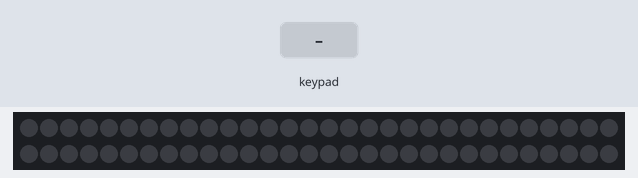
Bench run of a sketch on a simulated Arduino Leonardo, built with avr-gcc and run on an emulated ATmega32U4. On the bench: 60 RGB LEDs in strip order, left to right, continuing on the next row. Inputs (shaded band) come from the test bench. Dim RGB values are drawn brighter than linear; what the sketch prints to the serial monitor is not drawn.

Above: at 1.2 s.
1.3 s: key '0' pressed
At 1.52 s:
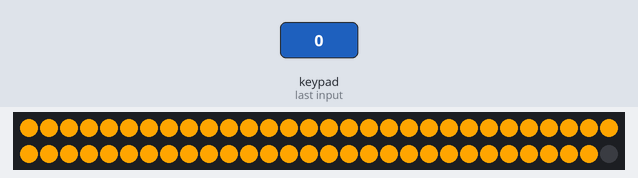
3.0 s: keypad keys 1 2 pressed 0.4 s apart
At 3.22 s:
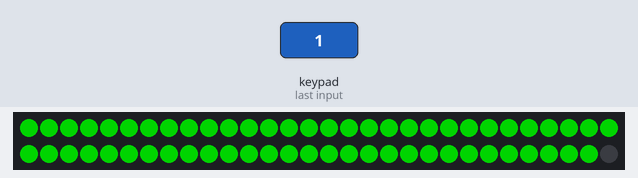
5.3 s: key '3' pressed
At 5.52 s:
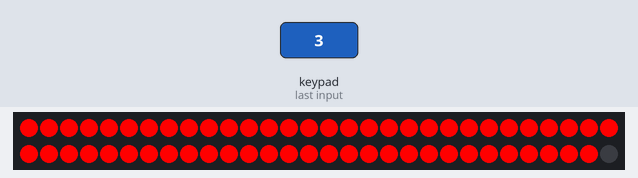
7.0 s: keypad keys 2 5 pressed 0.4 s apart
At 7.22 s:
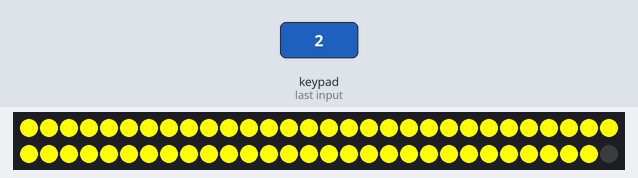
10.8 s: keypad keys 1 2 A pressed 0.4 s apart
Timing chart, 0 to 13.8 s (numbered marks = the images above; inputs shaded):
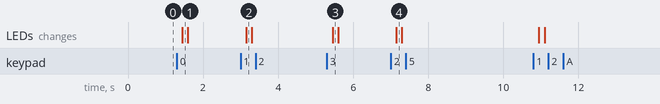

The sketch:

fruit_light.ino
```cpp
#include <Wire.h>
#include <FastLED.h>
#include "Adafruit_MPR121.h"

#ifndef _BV
#define _BV(bit) (1 << (bit))
#endif

#define LED_PIN 4
#define NUM_LEDS 60

CRGB leds[NUM_LEDS];
// You can have up to 4 on one i2c bus but one is enough for testing!
Adafruit_MPR121 cap = Adafruit_MPR121();

// Keeps track of the last pins touched
// so we know when buttons are 'released'
uint16_t lasttouched = 0;
uint16_t currtouched = 0;

void setup() {
  Serial.begin(9600);
  FastLED.addLeds<WS2812B, LED_PIN, GRB>(leds, NUM_LEDS);
  pinMode(5,INPUT);
  pinMode(4,OUTPUT);
  while (!Serial) { // needed to keep leonardo/micro from starting too fast!
    delay(10);
  }

  Serial.println("Adafruit MPR121 Capacitive Touch sensor test");

  // Default address is 0x5A, if tied to 3.3V its 0x5B
  // If tied to SDA its 0x5C and if SCL then 0x5D
  if (!cap.begin(0x5A)) {
    Serial.println("MPR121 not found, check wiring?");
    while (1);
  }
  Serial.println("MPR121 found!");
}

void loop() {
  // Get the currently touched pads
  currtouched = cap.touched();

  for (uint8_t i=0; i<12; i++) {
    // it if *is* touched and *wasnt* touched before, alert!
    if ((currtouched & _BV(i)) && !(lasttouched & _BV(i)) ) {
      Serial.write(i);
      Serial.print(i); Serial.println(" touched");
      digitalWrite(2,HIGH);
      if(i == 0){
          //orange
        for(int i=0;i<=58;i++){
            leds[i] = CRGB::Orange;
            FastLED.show();
            //delay(40);
          }
      }
      //green apple
      if(i == 1){
        for(int i=0;i<=58;i++){
            leds[i] = CRGB::Green;
            FastLED.show();
            //delay(40);
          }
      }
      //banana
      if(i == 2){
        for(int i=0;i<=58;i++){
            leds[i] = CRGB::Yellow;
            FastLED.show();
            //delay(40);
          }
      }
      //red apple
      if(i == 3){
        for(int i=0;i<=58;i++){
            leds[i] = CRGB::Red;
            FastLED.show();
            //delay(40);
          }
      }

    }
    // if it *was* touched and now *isnt*, alert!
    if (!(currtouched & _BV(i)) && (lasttouched & _BV(i)) ) {
      Serial.print(i); Serial.println(" released");
      for(int i=0;i<=58;i++){
            leds[i] = CRGB::Black;
            FastLED.show();
            //delay(40);
      }
    }
  }

  // reset our state
  lasttouched = currtouched;

  // comment out this line for detailed data from the sensor!
  return;
}
```

Measured:
- after the input at 1.3 s, the LEDs: change after 0.15 s (image 1)
- after the input at 3.0 s, the LEDs: change after 0.15 s (image 2)
- after the input at 5.3 s, the LEDs: change after 0.15 s (image 3)
- after the input at 7.0 s, the LEDs: change after 0.15 s (image 4)
